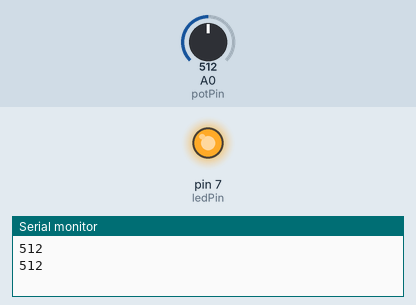
The sketch below on a simulated Arduino Uno, built with avr-gcc and run on an emulated ATmega328P. Shown: output pins drawn as LEDs (lit = HIGH), the last lines printed to the serial monitor. Inputs (shaded band) come from the test bench; at power-on: A0 (potPin) = 512.

Above: at 1.2 s.
1.3 s: A0 (potPin) set to 122
4.3 s: A0 (potPin) set to 0
At 5.4 s:
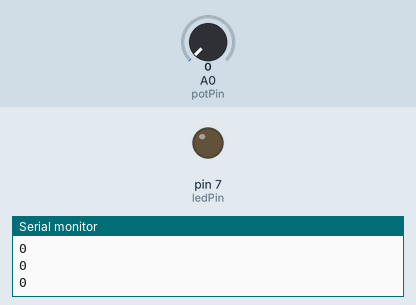
5.8 s: A0 (potPin) set to 306
At 6.57 s:
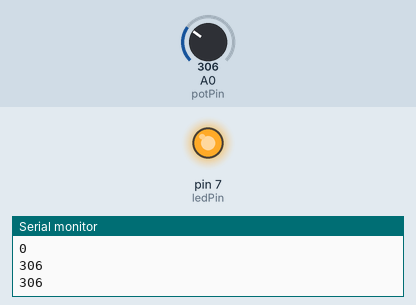
Timing chart, 0 to 14.8 s (numbered marks = the images above; inputs shaded):
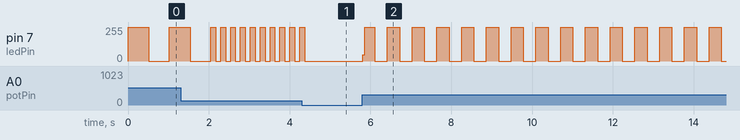

The sketch:

Potmeter.ino
```cpp
int potPin = A0;
int val;
int ledPin = 7;
void setup() {
  // put your setup code here, to run once:
  Serial.begin(9600);
  pinMode(A0, INPUT);
  pinMode(ledPin, OUTPUT);

}

void loop() {
  // put your main code here, to run repeatedly:
  val = analogRead(potPin);    // read the value from the sensor
  Serial.println(analogRead(potPin));
  digitalWrite(ledPin, HIGH);  // turn the ledPin on
  delay(val);                  // stop the program for some time
  digitalWrite(ledPin, LOW);   // turn the ledPin off
  delay(val);

}
```

Measured:
- after the input at 4.3 s, pin 7 (ledPin): goes on until 4.4 s, then stays 0/255
- after the input at 5.8 s, pin 7 (ledPin): 0/255 → 46/255 at once, then repeats every 0.57 s: 255/255 0.26 s, 0/255 0.31 s
- by itself, pin 7 (ledPin): repeats every 0.24 s: 255/255 0.12 s, 0/255 0.12 s
